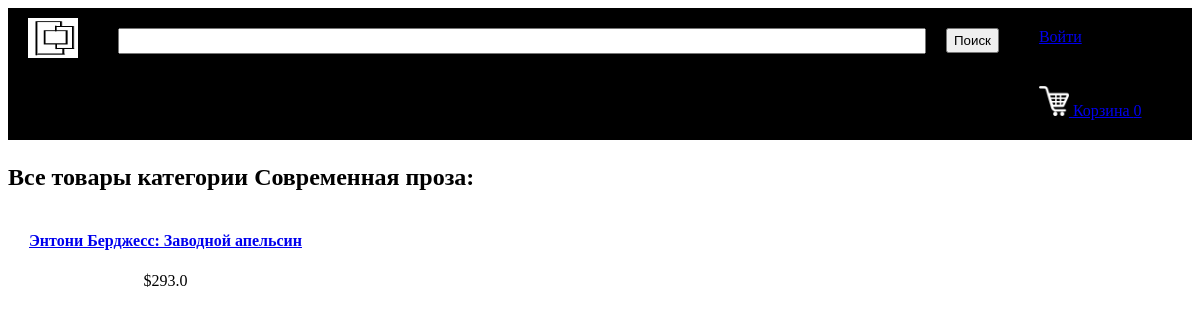
The page /displayCategory?categoryId=2 on the database its author committed.
### tables this page shows
CREATE TABLE categories
		(categoryId INTEGER PRIMARY KEY,
		name TEXT
		);

CREATE TABLE products
		(productId INTEGER PRIMARY KEY,
		name TEXT,
		price REAL,
		description TEXT,
		stock INTEGER,
		categoryId INTEGER,
		FOREIGN KEY(categoryId) REFERENCES categories(categoryId)
		);

### main.py (the view)
@app.route("/displayCategory")
def displayCategory():
        loggedIn, firstName, noOfItems = getLoginDetails()
        categoryId = request.args.get("categoryId")
        with sqlite3.connect('database.db') as conn:
            cur = conn.cursor()
            cur.execute("SELECT products.productId, products.name, products.price, categories.name FROM products, categories WHERE products.categoryId = categories.categoryId AND categories.categoryId = " + categoryId)
            data = cur.fetchall()
        conn.close()
        categoryName = data[0][3]
        data = parse(data)
        return render_template('displayCategory.html', data=data, loggedIn=loggedIn, firstName=firstName, noOfItems=noOfItems, categoryName=categoryName)

### main.py (called while the page is built)
def getLoginDetails():
    with sqlite3.connect('database.db') as conn:
        cur = conn.cursor()
        if 'email' not in session:
            loggedIn = False
            firstName = ''
            noOfItems = 0
        else:
            loggedIn = True
            cur.execute("SELECT userId, firstName FROM users WHERE email = '" + session['email'] + "'")
            userId, firstName = cur.fetchone()
            cur.execute("SELECT count(productId) FROM basket WHERE userId = " + str(userId))
            noOfItems = cur.fetchone()[0]
    conn.close()
    return (loggedIn, firstName, noOfItems)

def parse(data):
    ans = []
    i = 0
    while i < len(data):
        curr = []
        for j in range(7):
            if i >= len(data):
                break
            curr.append(data[i])
            i += 1
        ans.append(curr)
    return ans

### templates/displayCategory.html (shortened to what this page needs)
<!DOCTYPE HTML>
<html>
<head>
<link rel="stylesheet" href={{ url_for('static', filename='css/home.css') }} />
<link rel="stylesheet" href={{ url_for('static', filename='css/topStyle.css') }} />
</head>
<body>
<div id="title">
	<a href="/">
		<img id="logo" src= {{ url_for('static', filename='images/logo.png') }} />
	</a>
	<form>
		<input id="searchBox" type="text" name="searchQuery">
		<input id="searchButton" type="submit" value="Поиск">
	</form>
	{% if not loggedIn %}
	<div id="signInButton">
		<a class="link" href="/loginForm">Войти</a>
	</div>
	{% endif %}
	<div id="kart">
		<a class="link" href="/basket">
			<img src={{url_for('static', filename='images/shoppingCart.png')}} id="cartIcon" />
			Корзина {{noOfItems}}
		</a>
	</div>
</div>
<div>
	<h2>Все товары категории {{categoryName}}:</h2>
	{% for itemData in data %}
	<table>
		<tr id="productName">
			{% for row in itemData %}
			<td>
				<a href="/productDescription?productId={{row[0]}}">
				{{row[1]}}
				</a>
			</td>
			{% endfor %}
		</tr>
		<tr id="productPrice">
			{% for row in itemData %}
			<td>
				${{row[2]}}
			</td>
			{% endfor %}
		</tr>
	</table>
	{% endfor %}
</div>
</body>
</html>

### static/css/home.css (style rules this page uses)
table { border-spacing: 20px; }
#productName { text-align: center; font-weight: bold; }
#productPrice { text-align: center; }

### static/css/topStyle.css (style rules this page uses)
#logo { height: 40px; width: 50px; margin-left: 20px; margin-top: 10px; margin-bottom: 10px; margin-right: 20px; float: left; }
#title { background-color: black; display: inline-block; width: 100%; }
#searchBox { height: 20px; width: 800px; margin-left: 20px; margin-top: 20px; margin-bottom: 20px; margin-right: 20px; float: left; font-size: 1.5em; }
#searchButton { height: 25px; margin-top: 20px; margin-bottom: 20px; margin-right: 20px; float: left; }
#signInButton { color: yellow; margin-top: 20px; margin-bottom: 20px; margin-left: 20px; margin-right: 20px; float: left; }
#kart { color: white; margin-top: 20px; margin-bottom: 20px; margin-left: 20px; margin-right: 20px; float: left; }
#cartIcon { height: 30px; width: 30px; }

### rows shown on the page
categories: name "Современная проза"
products: name "Энтони Берджесс: Заводной апельсин", price "293.0"

### other values the page prints
{{ noOfItems }} "0"
